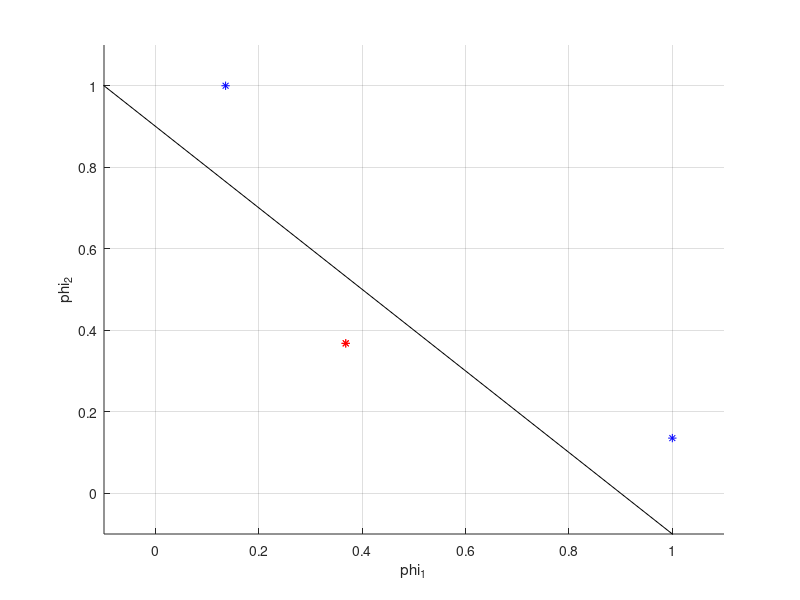

MATLAB code to generate this figure:
clear
x = [0,0;0,1;1,0;1,1]
units = 2;
dmax = sqrt(2);
mu1 = [0 0];
mu2 = [1 1];
f = [0 1 1 0]';

diff1 = repmat(mu1,size(x,1)); diff1 = diff1(:,1:2);
diff2 = repmat(mu2,size(x,1)); diff2 = diff2(:,1:2);
phi1 = exp(-units/dmax^2*sum(abs(x-diff1).^2,2));
phi2 = exp(-units/dmax^2*sum(abs(x-diff2).^2,2));

Phi = [phi1,phi2]
%w = ((Phi'*f)\(Phi'*Phi))'
%y00 = w(1)*Phi(1,1)+w(2)*Phi(2,1)

% Plot linsep
hold on; grid;
xlim([-0.1 1.1]);
ylim([-0.1 1.1]);
xlabel('phi_1');
ylabel('phi_2');
plot(Phi(2:3,1),Phi(2:3,2),'r*');
plot([Phi(1,1);Phi(4,1)],[Phi(1,2);Phi(4,2)],'b*');
plot([-0.3,1.2],[1.2,-0.3],'k')